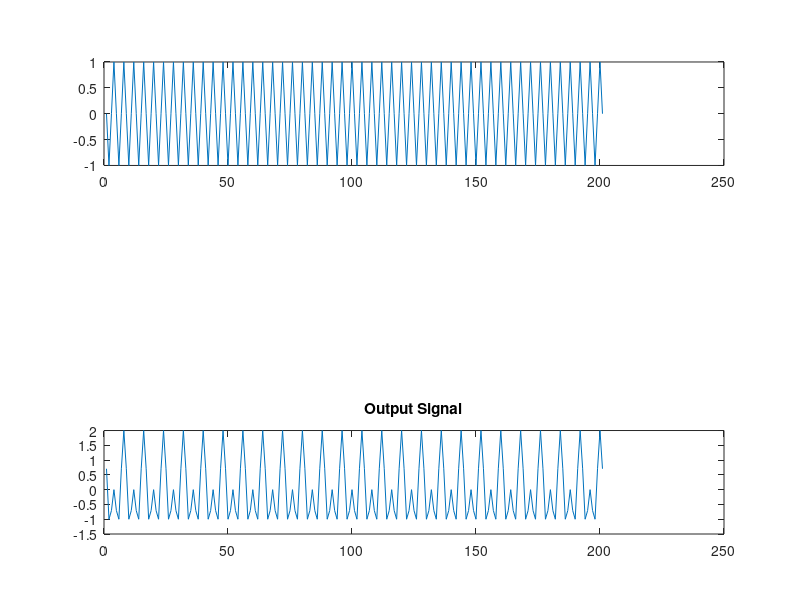

This chart was generated by the following MATLAB code: (Note: this script raises an error after producing the figure.)
clear all; clc ;close all;

%n = linspace(-10,10,1001);
f1 = 1/4;
f2 = 1/8;
n = 1:201;
w = linspace(-1/2,1/2,length(n));
s = 1*cos(2*pi*f1*n) + cos(2*pi*f2*n);

%% LAB3 HW1-1 IIR
figure(1);
subplot(3,1,3);
plot(n,s);
title('Output Signal');
subplot(3,1,1);
plot(n,cos(2*pi*1/4*n));
title('Frequency = ',f1);
subplot(3,1,2);
plot(n,cos(2*pi*1/8*n));
title('Frequency = ',f2);

S = fftshift(fft(s));
figure(2);
subplot(3,1,1);
plot(w,abs(S));
title('|S(w)|');

%Filter
h=zeros(1,length(n));

for j = 1:length(n)
    h(j)=0*h(max(j-1,1)).*(j>1)-0.8100*h(max(j-2,1)).*(j>2)+...
        1.*(j == 0+1)-2.4142.*(j == 1+1)+2.4142.*(j == 2+1)-1.*(j == 3+1);       
end

%zero on f = 1/8
%poly([(cos(1/8*pi*2)+sin(1/8*pi*2)*i),(cos(1/8*pi*2)-sin(1/8*pi*2)*i),1]) --> ans=  1.0000   -2.4142    2.4142   -1.0000

%pole near f = 1/4
%poly([(0.9*cos(1/4*pi*2)+0.9*sin(1/4*pi*2)*i),(0.9*cos(1/4*pi*2)-0.9*sin(1/4*pi*2)*i)]) --> ans=  1.0000   -0.0000    0.8100

H = fftshift(fft(h));
figure(2);
subplot(3,1,2);
plot(linspace(-1/2,1/2,length(H)),abs(H));
title('|H(w)| IIR');
figure(3);
subplot(3,1,1);
plot(n,s);
title('s(n)');

figure(3);
subplot(3,1,2);
plot(n,h);
title('h(n) IIR');

[conv_y,out_length] = conv_(s,h);
conv_n = linspace(2*min(n),2*max(n),out_length);
figure(3);
subplot(3,1,3);
plot(conv_n,conv_y);
title("s'(n)");

S_filter = fftshift(fft(conv_y([1:length(n)])));
figure(2);
subplot(3,1,3);
%plot(linspace(-1/2,1/2,length(S_filter)),abs(S_filter));
plot(w,abs(S_filter));
title("|S'(w)|");

%take the power in -(f1+f2)/2 < f < (f1+f2)/2 as noise 
decision = (f1+f2)/2;
SNR_IIR_out = 10*log10((sum((abs(S_filter).*(w(find(S_filter))<-decision)).^2)+sum((abs(S_filter).*(w(find(S_filter))>decision).^2)))/...
                        sum((abs(S_filter).*(w(find(S_filter))>=-decision).*(w(find(S_filter))<=decision)).^2));

%% LAB3 HW1-2 FIR

S = fftshift(fft(s));
figure(4);
subplot(3,1,1);
plot(w,abs(S));
title('|S(w)|');

%Filter
h=zeros(1,length(n));

for j = 1:length(n)
    h(j)=1.*(j == 0+1)-2.4142.*(j == 1+1)+2.4142.*(j == 2+1)-1.*(j == 3+1);       
end

%zero on f = 1/8
%poly([(cos(1/8*pi*2)+sin(1/8*pi*2)*i),(cos(1/8*pi*2)-sin(1/8*pi*2)*i),1]) --> ans=  1.0000   -2.4142    2.4142   -1.0000

H = fftshift(fft(h));
figure(4);
subplot(3,1,2);
plot(linspace(-1/2,1/2,length(H)),abs(H));
title('|H(w)| FIR');
figure(5);
subplot(3,1,1);
plot(n,s);
title('s(n)');

figure(5);
subplot(3,1,2);
plot(n,h);
title('h(n) FIR');

[conv_y,out_length] = conv_(s,h);
conv_n = linspace(2*min(n),2*max(n),out_length);
figure(5);
subplot(3,1,3);
plot(conv_n,conv_y);
title("s'(n)");
%S_filter = fftshift(fft(conv_y));
S_filter = fftshift(fft(conv_y([1:length(n)])));
figure(4);
subplot(3,1,3);
%plot(linspace(-1/2,1/2,length(S_filter)),abs(S_filter));
plot(w,abs(S_filter));
title("|S'(w)|");

%take the power in -(f1+f2)/2 < f < (f1+f2)/2 as noise 
decision = (f1+f2)/2;
SNR_FIR_out = 10*log10((sum((abs(S_filter).*(w(find(S_filter))<-decision)).^2)+sum((abs(S_filter).*(w(find(S_filter))>decision).^2)))/...
                        sum((abs(S_filter).*(w(find(S_filter))>=-decision).*(w(find(S_filter))<=decision)).^2));